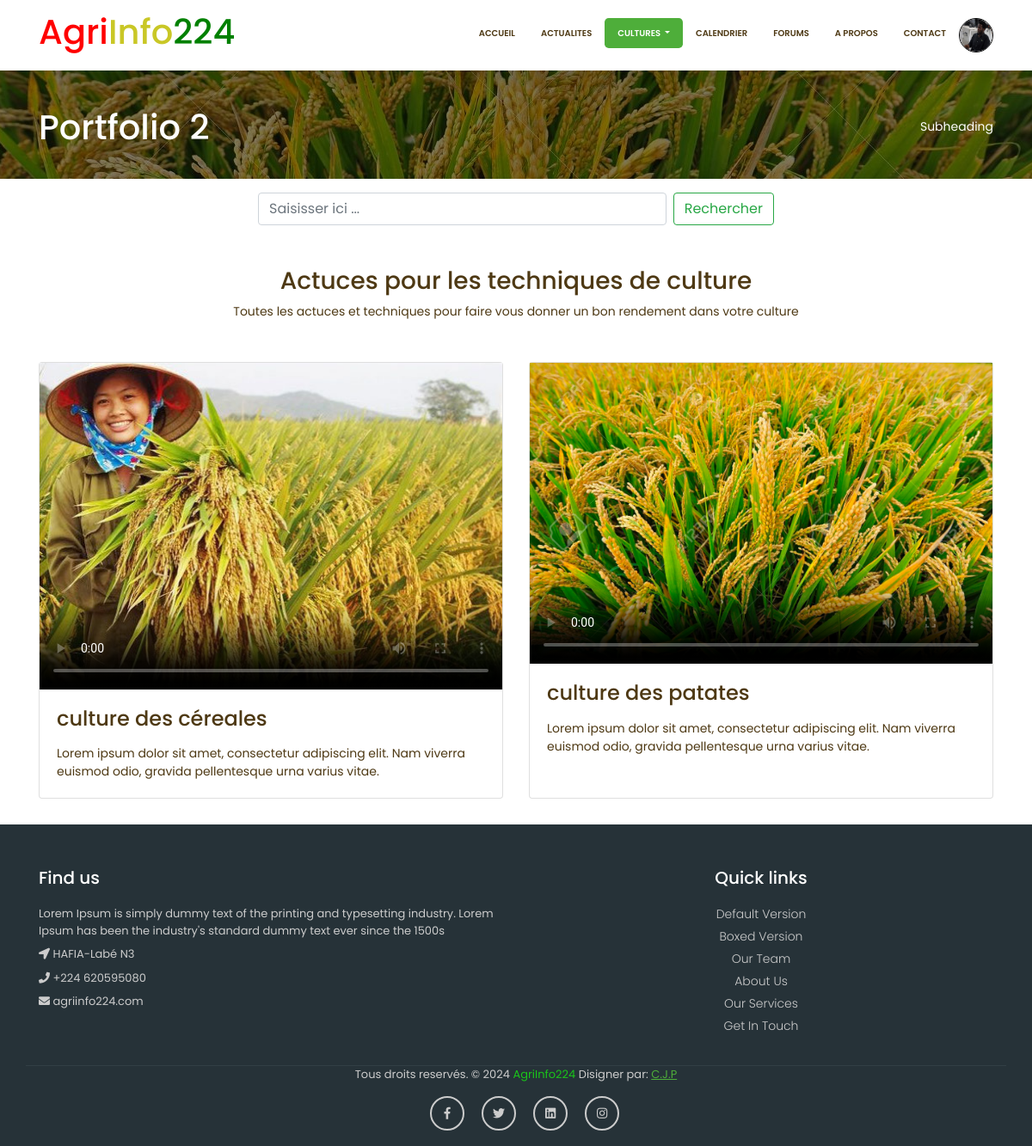
The page /technique_culture (signed in) on the database its author committed.
### Compte/models.py (models this page shows, shortened)
class Utilisateur(AbstractUser):
    token = models.CharField(max_length=120)
    role=[
        ("agriculteur","agriculteur"),
        ("admin","admin"),
        ("utilisateur","utilisateur")
    ]
    telephone=models.CharField(max_length=15)
    profile=models.ImageField(upload_to="profile",blank=True,null=True)
    roles=models.CharField(max_length=150,choices=role)
    password_confirm=models.CharField(max_length=150)
    notif=models.ManyToManyField(Notification,related_name="notifs",default="")

### Agronomie/models.py (models this page shows, shortened)
class Technique_culture(models.Model):
    nom_technique=models.CharField(max_length=50)
    description_technique=models.TextField()
    video=models.FileField()
    image=models.ImageField(upload_to='technque',blank=True,null=True)
    categorie_culture=models.ForeignKey(Categorie_culture,on_delete=models.CASCADE)

### Agronomie/views.py (the view)
def technique(request):
    technique=Technique_culture.objects.all()
    context={
        'technique':technique
    }
    return render(request,'Agronomie/technique_culture.html',context)

### Agronomie/templates/Agronomie/technique_culture.html (shortened to what this page needs)
{% extends 'Agronomie/base.html' %}
{% load static %}
{% block navbar %}
    <ul class="navbar-nav ml-auto">
	<li class="nav-item">
	   <a class="nav-link" href="{% url 'home' %}">Accueil</a>
	</li>
	<li class="nav-item">
	   <a class="nav-link" href="{% url 'actu' %}">Actualites</a>
	</li>
	<li class="nav-item dropdown">
	  <a class="nav-link dropdown-toggle active" href="#" id="navbarDropdownPortfolio" data-toggle="dropdown" aria-haspopup="true" aria-expanded="false">
	  Cultures
	  </a>
   </li>
	<li class="nav-item">
	   <a class="nav-link" href="{% url 'calendrier' %}">Calendrier</a>
	</li>
	{% if user.is_authenticated %}
   <li class="nav-item">
      <a class="nav-link" href="{% url 'forums' %}">Forums</a>
    </li>
   {% endif %}
	<li class="nav-item">
	  <a class="nav-link" href="{% url 'apropos' %}">A propos</a>
   </li>
	<li class="nav-item">
	   <a class="nav-link" href="{% url 'contact' %}">Contact</a>
	</li>
	{% if user.is_authenticated %}
	<li class="nav-item dropdown">
	   <a class="" href="#" id="navbarDropdownPortfolio" data-toggle="dropdown" aria-haspopup="true" aria-expanded="false">
		 {% if user.profile %}
		  <img src="{{ user.profile.url }}" alt="" style="width: 40px; height: 40px; padding: none;border-radius: 25px; border:1px solid black">
		  {% else %}
		  <img src="{%  static 'Compte/img/prog.png' %}" alt="" style="width: 40px; height: 40px; padding: none;border-radius: 25px; border:1px solid black">
		  {% endif %}
	   </a>
	</li>
	{% endif %}
 </ul>
{% endblock  %}
{% block content %}
	<div class="full-title">
		<div class="container">
			<h1 class="mt-4 mb-3">Portfolio 2
				<small>Subheading</small>
			</h1>
		</div>
	</div>
    <div class="container">
		<div class="breadcrumb-main">
			<center>
				<form class="d-flex mt-3" style="max-width: 600px;" method="get" action="{% url 'search_culture'%}">
				  <input class="form-control mr-2" type="search" placeholder="Saisisser ici ..." aria-label="Search" name="search">
				  <button class="btn btn-outline-success" type="submit">Rechercher</button>
				</form>
			  </center>
	  </div>
    <center>
      <div class="mt-5">
        <h3>Actuces pour les techniques de culture</h3>
      </div>
	  <p>Toutes les actuces et techniques pour faire vous donner un bon rendement dans votre culture</p>
    </center>
      <div class="row mt-5">
        {% for techniques in technique  %}
        <div class="col-lg-6 portfolio-item">
          <div class="card h-100">
            <video  src="{{techniques.video.url}}" controls poster="{{techniques.image.url}}" ></video>
            <div class="card-body">
              <h4 class="card-title">
                <p>{{techniques.nom_technique}}</p>
              </h4>
              <p class="card-text">Lorem ipsum dolor sit amet, consectetur adipiscing elit. Nam viverra euismod odio, gravida pellentesque urna varius vitae.</p>
            </div>
          </div>
        </div>
        {% endfor %}
      </div>
    </div>
{% endblock %}

### Agronomie/static/Agronomie/css/style.css (style rules this page uses)
body { padding-top: 54px; font-family: 'Poppins', sans-serif; font-size: 14px; color: #4e3914; }
@media (min-width: 992px) { body { padding-top: 80px; } }
.navbar-expand-lg.top-nav .navbar-nav .nav-link { padding: 10px 15px; color: #4e3914; font-size: 10px; font-weight: 600; text-transform: uppercase; }
.navbar-expand-lg.top-nav .navbar-nav .nav-link.active { background: #4eae3a; color: #ffffff; border-radius: 4.8px; }
.portfolio-item { margin-bottom: 30px; }
.full-title { padding: 20px 0px; background: url(../images/riz0.png) no-repeat center; position: relative; }
.full-title:before { content: ""; background: rgba(0,0,0,0.5); top: 0px; left: 0px; position: absolute; width: 100%; height: 100%; }
.full-title h1 { position: relative; color: #ffffff; }
.full-title h1 small { float: right; padding: 15px 0px; font-size: 14px; }

### rows shown on the page
Utilisateur: profile (picture)
Technique_culture: nom_technique "culture des céreales"
Technique_culture: nom_technique "culture des patates"
